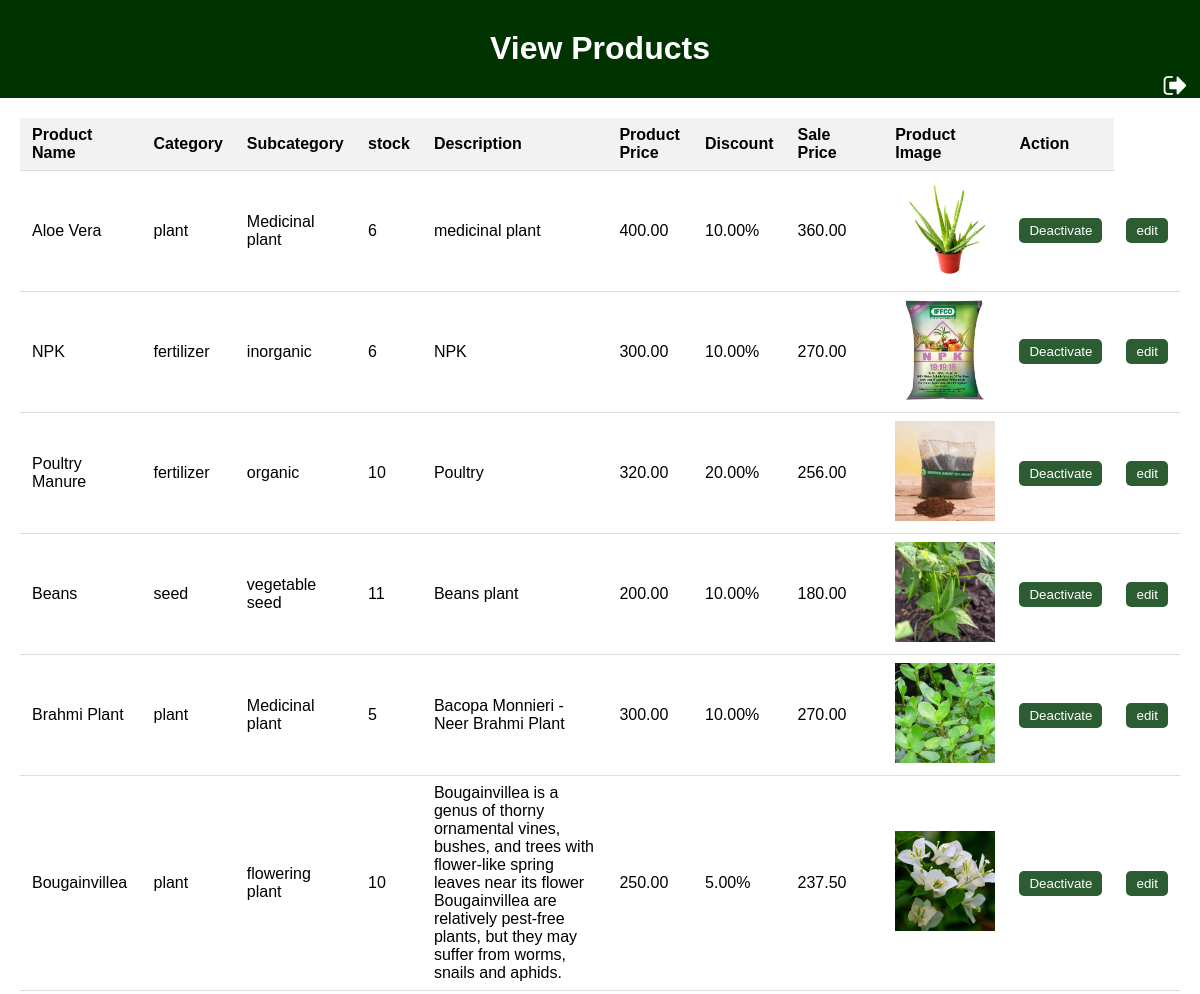
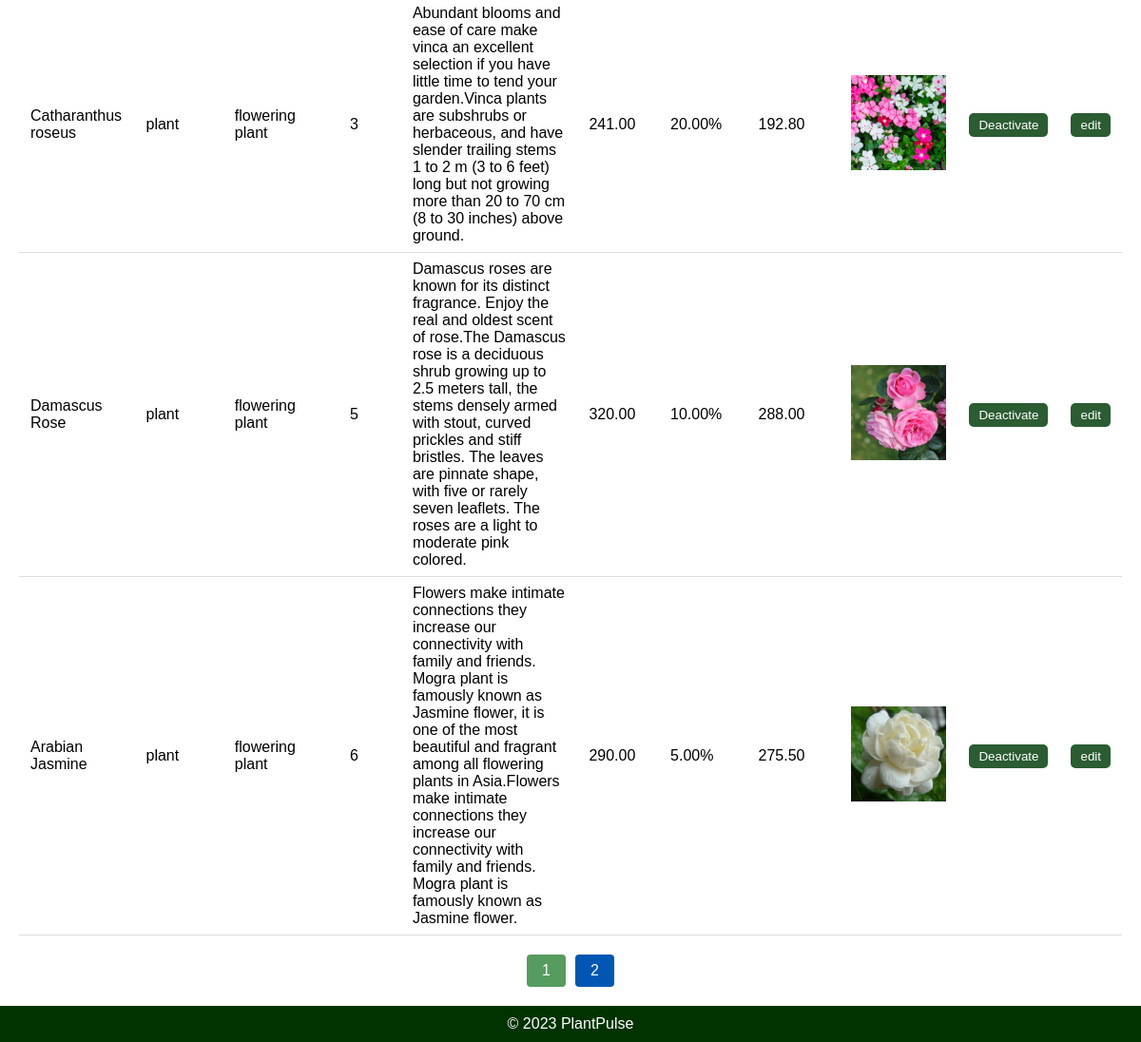
/viewproduct/, run on the app's committed database (2 pictures, top to bottom).
### appplant/models.py (models this page shows, shortened)
class Product2(models.Model):
     product_name = models.CharField(max_length=255)
     category = models.ForeignKey(Category2, on_delete=models.CASCADE)  # Use ForeignKey to relate to Category
     subcategory = models.ForeignKey(Subcategory2, on_delete=models.CASCADE)  # Use ForeignKey to relate to Subcategory
     stock = models.PositiveIntegerField(default=1, null=True)
     description = models.TextField()
     price = models.DecimalField(max_digits=10, decimal_places=2)
     discount = models.DecimalField(max_digits=5, decimal_places=2, default=0.0)
     sale_price = models.DecimalField(max_digits=10, decimal_places=2, editable=False)
     product_image = models.ImageField(upload_to='product_images/')
     STATUS_CHOICES = [
         ('In Stock', 'In Stock'),
         ('Out of Stock', 'Out of Stock'),
     ]
     status = models.CharField(max_length=20, choices=STATUS_CHOICES, default='In Stock')

class Category2(models.Model):
    name = models.CharField(max_length=100)

class Subcategory2(models.Model):
     name = models.CharField(max_length=100)
     category = models.ForeignKey(Category2, on_delete=models.CASCADE)

### appplant/views.py (the view)
# urls.py: path('viewproduct/',views.view_product,name="viewproduct"),
def view_product(request):
    products = Product2.objects.all()
    for product in products :
        queryset=Category2.objects.filter(id=product.category_id)
        queryset1=Subcategory2.objects.filter(id=product.subcategory_id)
        product.subcat=queryset1[0]
        product.procat = queryset[0]
    return render(request, 'viewproduct.html', {'products': products})

### templates/viewproduct.html (shortened to what this page needs)
{% load static %}
<!DOCTYPE html>
<html lang="en">
<head>
</head>
<body>
    <div class="header">
        <h1><center>View Products</center></h1>
        <a href="{% url 'adminpanel' %}"><img src="{% static 'images/log4.png' %}" alt="Cart" class="Cart-icon" style="margin-right: 10px;"></a>
    </div>
    <div class="container">
        <table id="productTable">
            <tr>
                <th>Product Name</th>
                <th>Category</th>
                <th>Subcategory</th>
                <th>stock</th>
                <th>Description</th>
                <th>Product Price</th>
                <th>Discount</th>
                <th>Sale Price</th>
                <th></th>
                <th>Product Image</th>
                <th>Action</th>
            </tr>
            {% for product in products %}
                <tr>
                    <td>{{ product.product_name }}</td>
                    <td>{{ product.procat.name }}</td>
                    <td>{{ product.subcat.name}}</td>
                    <td>{{ product.stock }}</td>
                    <td>{{ product.description }}</td>
                    <td>{{ product.price }}</td>
                    <td>{{ product.discount }}%</td>
                    <td>{{ product.sale_price }}</td>
                    <td></td>
                    <td>
                        {% if product.product_image %}
                            <img src="{{ product.product_image.url }}" alt="{{ product.product_name }}" width="100">
                        {% else %}
                            No image available
                        {% endif %}
                    </td>
                    <td>
                        <form action="{% url 'delete_product' product.id %}" method="post">
                            <button type="submit" class="delete-button">Deactivate</button>
                        </form>
                    </td>
                    <td>
                        <form action="{% url 'edit_product' product.id %}" method="post">
                            <button type="submit" class="delete-button">edit</button>
                        </form>
                    </td>
                </tr>
            {% endfor %}
        </table>
        <div class="pagination" id="pagination"></div>
    </div>
    <div class="footer">
        &copy; 2023 PlantPulse
    </div>
</body>
</html>

### templates/viewproduct.html (style rules this page uses)
body { font-family: Arial, sans-serif; background-image: url('/static/images/background.jpg'); background-size: cover; background-repeat: no-repeat; margin: 0; }
.container { padding: 20px; }
table { width: 100%; border-collapse: collapse; }
th, td { padding: 8px 12px; text-align: left; border-bottom: 1px solid #ddd; }
th { background-color: #f2f2f2; }
.delete-button { background-color: #2b5c32; color: #fff; border: none; padding: 5px 10px; border-radius: 5px; cursor: pointer; }
.header { background-color: #003300; color: #fff; text-align: center; padding: 10px; }
.footer { background-color: #003300; color: #fff; text-align: center; padding: 10px; }
.Cart-icon { position: absolute; right: 0; top:70px; }
.header { background-color: #003300; color: #fff; text-align: left; padding: 9px; position: relative; }
.pagination { margin-top: 20px; display: flex; justify-content: center; }

### data on the page
Product2: product_name "Aloe Vera", procat.name "plant", subcat.name "Medicinal plant", stock "6", description "medicinal plant", price "400.00", discount "10.00", sale_price "360.00", product_image (picture)
Product2: product_name "NPK", procat.name "fertilizer", subcat.name "inorganic", stock "6", description "NPK", price "300.00", discount "10.00", sale_price "270.00", product_image (picture)
Product2: product_name "Poultry Manure", procat.name "fertilizer", subcat.name "organic", stock "10", description "Poultry", price "320.00", discount "20.00", sale_price "256.00", product_image (picture)
Product2: product_name "Beans", procat.name "seed", subcat.name "vegetable seed", stock "11", description "Beans plant", price "200.00", discount "10.00", sale_price "180.00", product_image (picture)
Product2: product_name "Brahmi Plant", procat.name "plant", subcat.name "Medicinal plant", stock "5", description "Bacopa Monnieri - Neer Brahmi Plant", price "300.00", discount "10.00", sale_price "270.00", product_image (picture)
Product2: product_name "Bougainvillea", procat.name "plant", subcat.name "flowering plant", stock "10", description "Bougainvillea is a genus of thorny ornamental vines, bushes, and trees with flower-like spring leaves near its flower Bougainvillea are relatively pest-free plants, but they may suffer from worms, snails and aphids.", price "250.00", discount "5.00", sale_price "237.50", product_image (picture)
Product2: product_name "Catharanthus roseus", procat.name "plant", subcat.name "flowering plant", stock "3", description "Abundant blooms and ease of care make vinca an excellent selection if you have little time to tend your garden.Vinca plants are subshrubs or herbaceous, and have slender trailing stems 1 to 2 m (3 to 6 feet) long but not growing more than 20 to 70 cm (8 to 30 inches) above ground.", price "241.00", discount "20.00", sale_price "192.80", product_image (picture)
Product2: product_name "Damascus Rose", procat.name "plant", subcat.name "flowering plant", stock "5", description "Damascus roses are known for its distinct fragrance. Enjoy the real and oldest scent of rose.The Damascus rose is a deciduous shrub growing up to 2.5 meters tall, the stems densely armed with stout, curved prickles and stiff bristles. The leaves are pinnate shape, with five or rarely seven leaflets. The roses are a light to moderate pink colored.", price "320.00", discount "10.00", sale_price "288.00", product_image (picture)
Product2: product_name "Arabian Jasmine", procat.name "plant", subcat.name "flowering plant", stock "6", description "Flowers make intimate connections they increase our connectivity with family and friends. Mogra plant is famously known as Jasmine flower, it is one of the most beautiful and fragrant among all flowering plants in Asia.Flowers make intimate connections they increase our connectivity with family and friends. Mogra plant is famously known as Jasmine flower.", price "290.00", discount "5.00", sale_price "275.50", product_image (picture)
